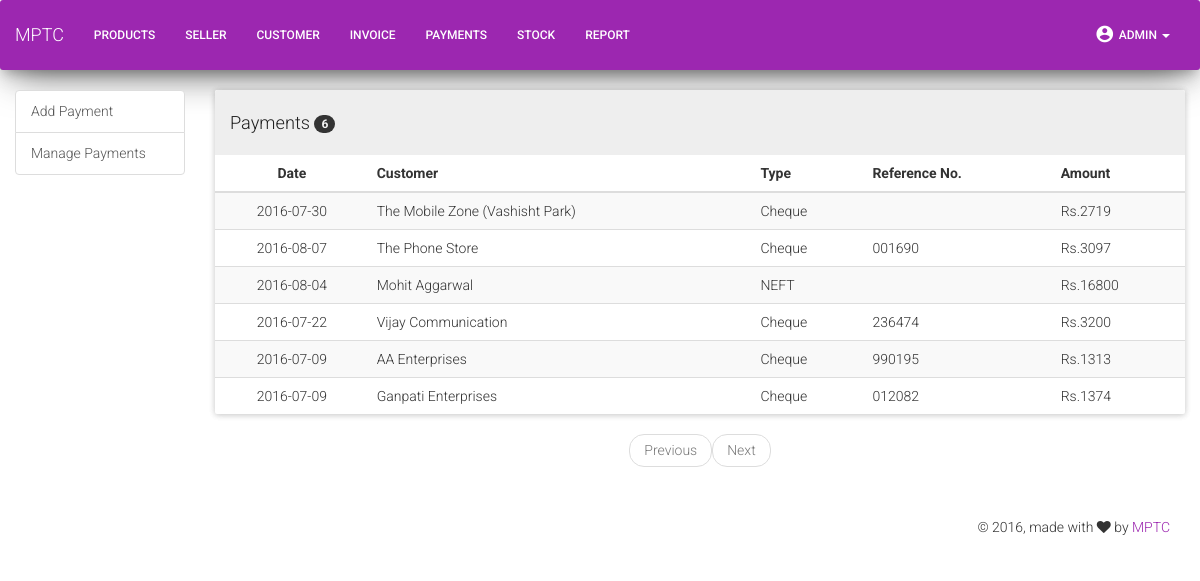
Page /payments.php (signed in) on the committed database.
### tables this page shows
CREATE TABLE `payment` (
  `pyid` int(11) NOT NULL,
  `date` date NOT NULL,
  `cuid` int(11) NOT NULL,
  `billno` int(11) NOT NULL,
  `pytype` int(11) NOT NULL,
  `amt` float NOT NULL,
  `cby` varchar(50) NOT NULL,
  `cdate` timestamp NOT NULL DEFAULT CURRENT_TIMESTAMP ON UPDATE CURRENT_TIMESTAMP,
  `uby` varchar(50) NOT NULL,
  `udate` timestamp NOT NULL DEFAULT '0000-00-00 00:00:00'
);

CREATE TABLE `customer` (
  `cuid` int(11) NOT NULL,
  `cuname` varchar(50) NOT NULL,
  `cutin` bigint(11) NOT NULL,
  `cucontact` bigint(11) NOT NULL,
  `acucontact` bigint(11) NOT NULL,
  `cuemail` varchar(50) NOT NULL,
  `cuaddress` text NOT NULL,
  `credit` float NOT NULL,
  `cby` varchar(50) NOT NULL,
  `cdate` timestamp NOT NULL DEFAULT CURRENT_TIMESTAMP ON UPDATE CURRENT_TIMESTAMP,
  `uby` varchar(50) NOT NULL,
  `udate` timestamp NOT NULL DEFAULT '0000-00-00 00:00:00'
);

CREATE TABLE `paytype` (
  `id` int(11) NOT NULL,
  `date` date NOT NULL,
  `type` varchar(50) NOT NULL,
  `bank` varchar(50) NOT NULL,
  `refnum` varchar(50) NOT NULL,
  `cby` varchar(50) NOT NULL,
  `cdate` timestamp NOT NULL DEFAULT CURRENT_TIMESTAMP ON UPDATE CURRENT_TIMESTAMP,
  `uby` varchar(50) NOT NULL,
  `udate` timestamp NOT NULL DEFAULT '0000-00-00 00:00:00'
);

### payments.php (the view, shortened to what this page needs)
<?php
include 'db.php';
require 'header.php';
require 'navbar.php';
?>
<body>
    <div class="container-fluid">
        <div class="row">
            <div class="col-xs-12 col-sm-4 col-md-2">
                <div class="list-group">
                    <a href="adpay.php" class="list-group-item">Add Payment</a>
                    <a href="payments.php" class="list-group-item">Manage Payments</a>
                </div>
            </div>
            <div class="col-xs-12 col-sm-8 col-md-10">
                <?php
                $page = 0;
                if (isset($_GET["page"])) {
                    $page  = $_GET["page"];
                        if($page==0){
                            $page = 1;
                        }
                    } else { $page=1; };
                    $start_from = ($page-1) * 10;
                $sql = "SELECT pyid, date, cuid, billno, pytype, amt FROM payment order by pyid desc LIMIT $start_from, 10";
                 $result = $conn->query($sql);
                        if ($result -> num_rows > 0) {
                        $sqlb = "SELECT COUNT(pyid) FROM payment";
                        $resultb = $conn->query($sqlb);
                        $rowb = mysqli_fetch_row($resultb);
                        $total_records = $rowb[0];
                        $total_pages = ceil($total_records / 10);
                        $pagem = $page - 1;
                        $pagea = $page +1;
                            ?>
                <div class="panel panel-default">
                    <div class="panel-heading"><h4>Payments <span class="badge"><?php echo $total_records; ?></span></h4></div>
                    <table class="table table-hover table-striped">
                        <thead>
                            <tr>
                                <th class="text-center">Date</th>
                                <th>Customer</th>
                                <th>Type</th>
                                <th>Reference No.</th>
                                <th>Amount</th>
                            </tr>
                        </thead>
                        <tbody>
                        <?php
                            while($row = $result->fetch_assoc()) {
                            $sqlcat = "SELECT cuname FROM customer WHERE cuid=".$row['cuid'];
                            $resultcat = $conn->query($sqlcat);
                            if($resultcat -> num_rows > 0){
                                while($rowcat = $resultcat -> fetch_assoc()){
                                    $catn = $rowcat['cuname'];
                                }
                            }
                            $sqlpty = "SELECT type, refnum FROM paytype WHERE id=".$row['pytype'];
                            $resultpty = $conn->query($sqlpty);
                            if($resultpty -> num_rows > 0){
                                while($rowpty = $resultpty -> fetch_assoc()){
                                    $pty = $rowpty['type'];
                                    $ref = $rowpty['refnum'];
                                }
                            }
                            echo "<tr>"
                                    . "<td class='text-center'>".$row['date']. "</td><td> "
                                    . $catn. "</td><td>".$pty. "</td><td>". $ref."</td><td>Rs.". $row['amt']."</td></tr>";
                        }
                    }else {
                        echo "0 results";
                    }
                    ?>
                    </table>
                </div>
                        <nav aria-label="">
                            <ul class="pager">
                                <?php
                                    if($page <= 1){
                                        echo "<li class='disabled'><a>Previous</a></li>";
                                    }else {
                                        echo "<li><a href='bills.php?page=$pagem'>Previous</a></li>";
                                    }
                                if($page >= $total_pages){
                                    echo "<li class='disabled'><a>Next</a></li>";
                                }else{
                                    echo "<li><a href='payments.php?page=$pagea'>Next</a></li>";
                                }
                                ?>
                            </ul>
                        </nav>
            </div>
        </div>
    </div>
</body>
    <?php
        require 'footer.php';

### header.php (style rules this page uses)
body { background-color: white; }

### rows in the picture
payment: date "2016-07-30", cuid.cuname "The Mobile Zone (Vashisht Park)", paytype.type "Cheque", amt "2719"
payment: date "2016-08-07", cuid.cuname "The Phone Store", paytype.type "Cheque", paytype.refnum "001690", amt "3097"
payment: date "2016-08-04", cuid.cuname "Mohit Aggarwal", paytype.type "NEFT", amt "16800"
payment: date "2016-07-22", cuid.cuname "Vijay Communication", paytype.type "Cheque", paytype.refnum "236474", amt "3200"
payment: date "2016-07-09", cuid.cuname "AA Enterprises", paytype.type "Cheque", paytype.refnum "990195", amt "1313"
payment: date "2016-07-09", cuid.cuname "Ganpati Enterprises", paytype.type "Cheque", paytype.refnum "012082", amt "1374"

### other values in the picture
$total_records "6"
